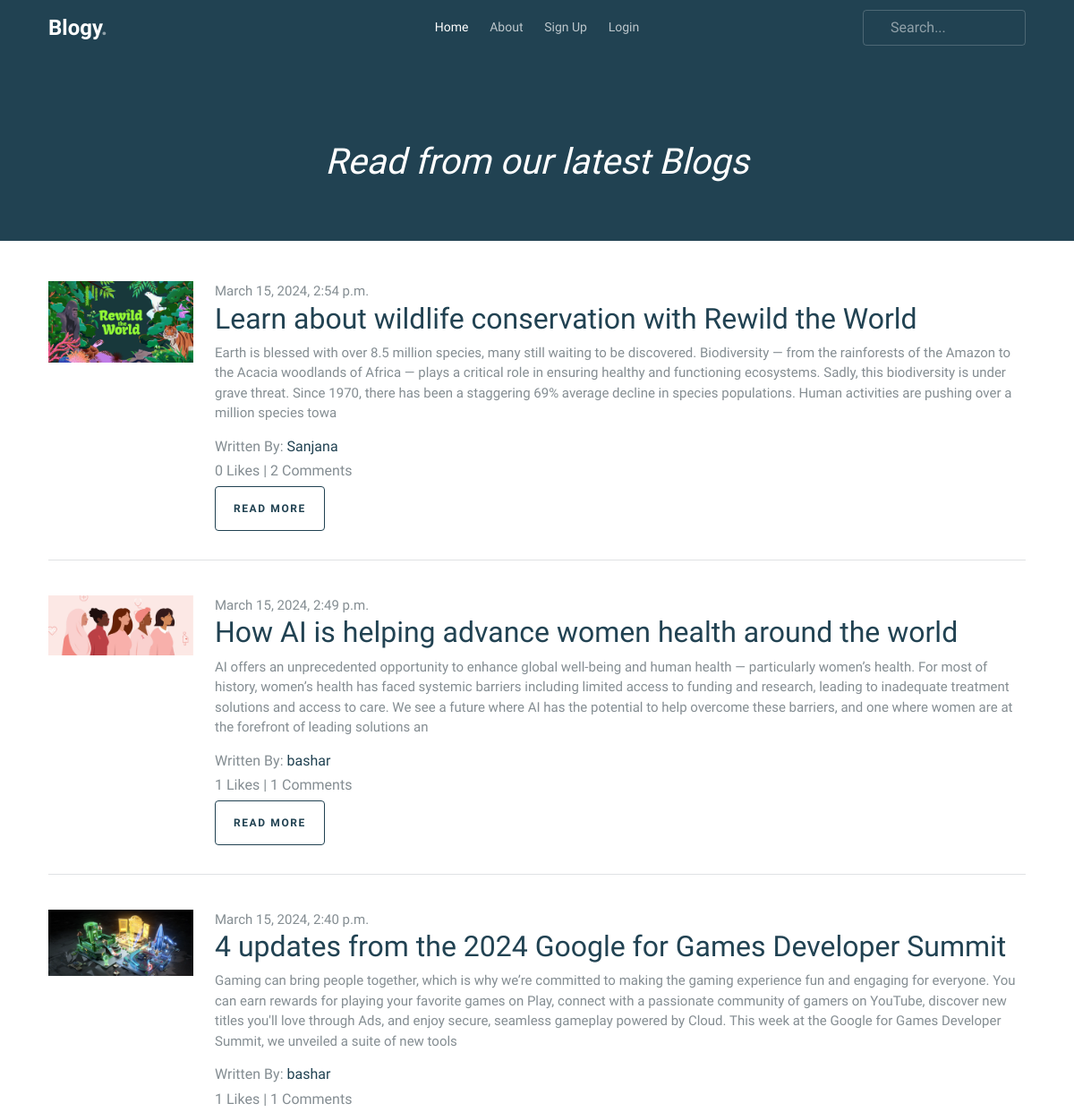
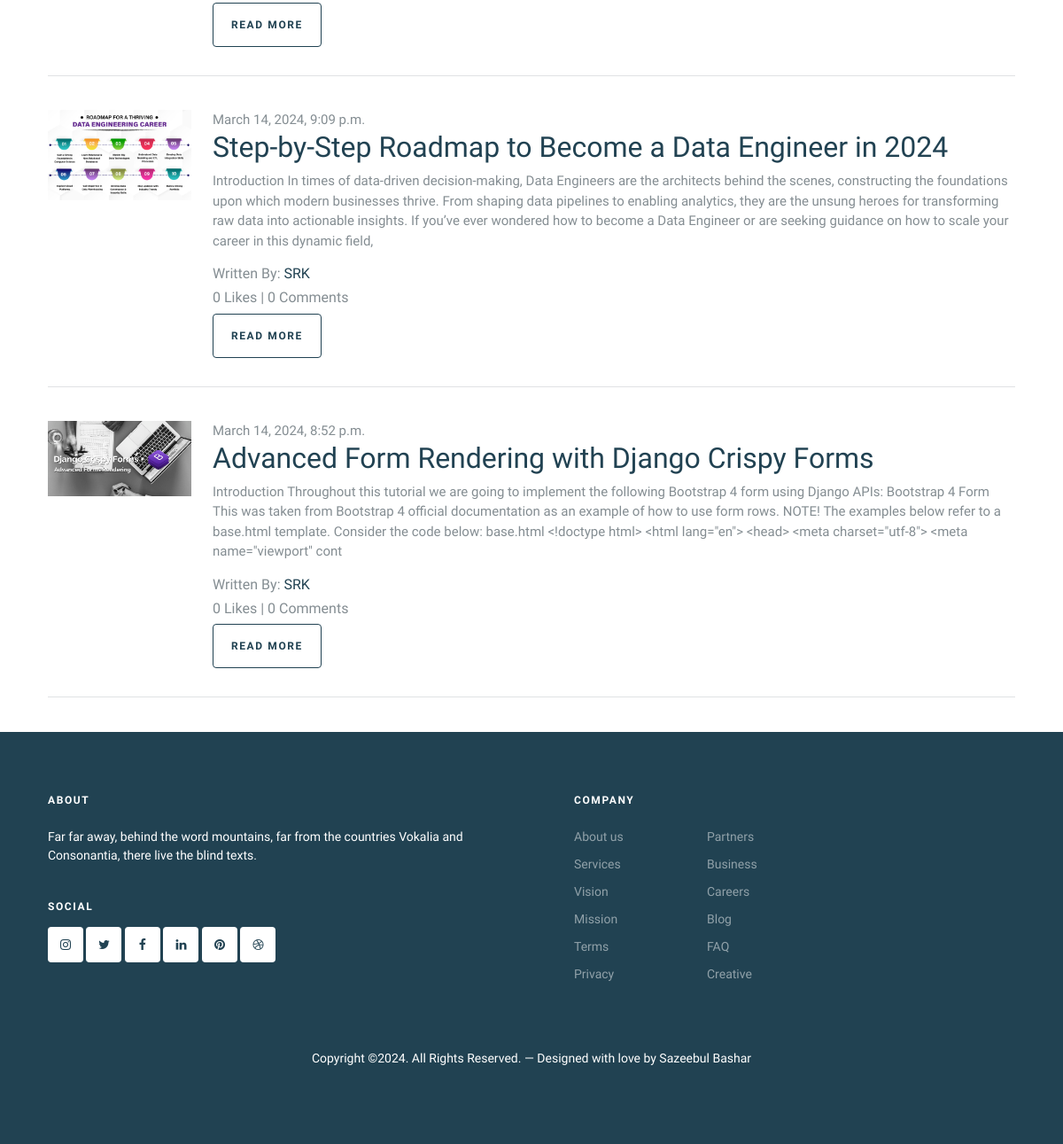
Screenshot of /blog/ with the database file from the repository (2 pictures, top to bottom).
### App_Blog/models.py (models this page shows, shortened)
class Blog(models.Model):
    author = models.ForeignKey(User, on_delete=models.CASCADE, related_name='post_author')
    blog_title = models.CharField(max_length=264, verbose_name="Put a Title")
    slug = models.SlugField(max_length=264, unique=True)
    blog_content = models.TextField(verbose_name="What is on your mind")
    blog_image = models.ImageField(upload_to='blog_images', verbose_name="Image")
    publish_date = models.DateTimeField(auto_now_add=True)
    update_date = models.DateTimeField(auto_now=True)
    class Meta:
        ordering = ['-publish_date']

### App_Blog/views.py (the view)
# urls.py: path('', views.BlogList.as_view(), name= 'blog_list'),
class BlogList(ListView):
    context_object_name = 'blogs'
    model = Blog
    template_name = 'App_Blog/blog_page.html'

### App_Blog/templatetags/custom_filters.py (called while the page is built)
def range_filter(value):
    return value[0:432]

### templates/App_Blog/blog_page.html (shortened to what this page needs)
{% extends 'base.html' %}
{% load custom_filters %}
{% block body_block %}
    <div class="hero overlay inner-page bg-primary py-5">
        <div class="row align-items-center justify-content-center text-center pt-5">
            <div class="col-lg-6">
            <h1 class="heading text-white mb-3" data-aos="fade-up"><i class="text-center"><h1>Read from our latest Blogs</h1></i></h1>
            </div>
        </div>
    </div>
      <br><br>
      {% for blog in blogs %}
          <div class="container">
            <div class="blog-entry d-flex blog-entry-search-item">
                <div class="row">
                    <div class="col-sm-2">
                        <a href="single.html" class="img-link me-4">
                            <img src="/media/{{blog.blog_image}}" alt="Image" class="img-fluid">
                          </a>
                    </div>
                    <div class="col-sm-10">
                        <div>
                            <span class="date">{{blog.publish_date}}  </span>
                            <h2><a href="single.html"> {{blog.blog_title}} </a></h2>
                            <p>{{blog.blog_content | range_filter }}  </p>
                            <h6>Written By: <a href="#">{{blog.author}}</a></h6>
                            <h6> {{blog.liked_blog.count}} Likes | {{blog.blog_comment.count}} Comments </h6>
                            <p><a href="{% url 'App_Blog:blog_details' slug=blog.slug %}" class="btn btn-sm btn-outline-primary">Read More</a></p>
                          </div>
                    </div>
                </div>
              </div>
              <hr><br>
          </div>
      {% endfor %}
{% endblock  %}

### rows the page displays
Blog: blog_image (picture), publish_date "March 15, 2024, 2:54 p.m.", blog_title "Learn about wildlife conservation with Rewild the World", blog_content|range_filter "Earth is blessed with over 8.5 million species, many still waiting to be discovered. Biodiversity — from the rainforests of the Amazon to the Acacia woodlands of Africa — plays a critical role in ensuring healthy and functioning ecosystems. Sadly, this biodiversity is under grave threat. Since 1970, there has been a staggering 69% average decline in species populations. Human activities are pushing over a million species towa", author "Sanjana", liked_blog.count "0", blog_comment.count "2"
Blog: blog_image (picture), publish_date "March 15, 2024, 2:49 p.m.", blog_title "How AI is helping advance women health around the world", blog_content|range_filter "AI offers an unprecedented opportunity to enhance global well-being and human health — particularly women’s health. For most of history, women’s health has faced systemic barriers including limited access to funding and research, leading to inadequate treatment solutions and access to care. We see a future where AI has the potential to help overcome these barriers, and one where women are at the forefront of leading solutions an", author "bashar", liked_blog.count "1", blog_comment.count "1"
Blog: blog_image (picture), publish_date "March 15, 2024, 2:40 p.m.", blog_title "4 updates from the 2024 Google for Games Developer Summit", blog_content|range_filter "Gaming can bring people together, which is why we’re committed to making the gaming experience fun and engaging for everyone. You can earn rewards for playing your favorite games on Play, connect with a passionate community of gamers on YouTube, discover new titles you'll love through Ads, and enjoy secure, seamless gameplay powered by Cloud. This week at the Google for Games Developer Summit, we unveiled a suite of new tools", author "bashar", liked_blog.count "1", blog_comment.count "1"
Blog: blog_image (picture), publish_date "March 14, 2024, 9:09 p.m.", blog_title "Step-by-Step Roadmap to Become a Data Engineer in 2024", blog_content|range_filter "Introduction In times of data-driven decision-making, Data Engineers are the architects behind the scenes, constructing the foundations upon which modern businesses thrive. From shaping data pipelines to enabling analytics, they are the unsung heroes for transforming raw data into actionable insights. If you’ve ever wondered how to become a Data Engineer or are seeking guidance on how to scale your career in this dynamic field,", author "SRK", liked_blog.count "0", blog_comment.count "0"
Blog: blog_image (picture), publish_date "March 14, 2024, 8:52 p.m.", blog_title "Advanced Form Rendering with Django Crispy Forms", blog_content|range_filter "Introduction Throughout this tutorial we are going to implement the following Bootstrap 4 form using Django APIs: Bootstrap 4 Form This was taken from Bootstrap 4 official documentation as an example of how to use form rows. NOTE! The examples below refer to a base.html template. Consider the code below: base.html <!doctype html> <html lang=\"en\"> <head> <meta charset=\"utf-8\"> <meta name=\"viewport\" cont", author "SRK", liked_blog.count "0", blog_comment.count "0"
